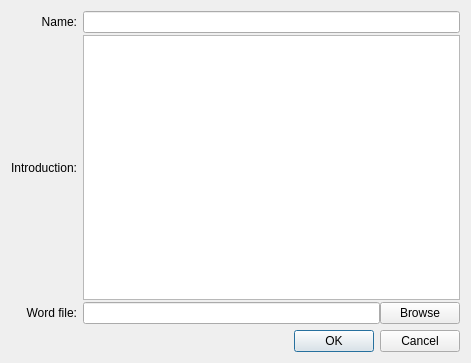
<?xml version="1.0" encoding="UTF-8"?>
<ui version="4.0">
 <class>NewBook</class>
 <widget class="QDialog" name="NewBook">
  <property name="geometry">
   <rect>
    <x>0</x>
    <y>0</y>
    <width>471</width>
    <height>363</height>
   </rect>
  </property>
  <property name="windowTitle">
   <string>New Book</string>
  </property>
  <layout class="QVBoxLayout">
   <item>
    <layout class="QGridLayout" name="gridLayout">
     <property name="verticalSpacing">
      <number>2</number>
     </property>
     <item row="2" column="0">
      <widget class="QLabel" name="label_3">
       <property name="text">
        <string>Word file:</string>
       </property>
       <property name="alignment">
        <set>Qt::AlignRight|Qt::AlignTrailing|Qt::AlignVCenter</set>
       </property>
      </widget>
     </item>
     <item row="0" column="0">
      <widget class="QLabel" name="label">
       <property name="sizePolicy">
        <sizepolicy hsizetype="Preferred" vsizetype="Preferred">
         <horstretch>0</horstretch>
         <verstretch>0</verstretch>
        </sizepolicy>
       </property>
       <property name="font">
        <font>
         <weight>50</weight>
         <bold>false</bold>
        </font>
       </property>
       <property name="text">
        <string>Name:</string>
       </property>
       <property name="alignment">
        <set>Qt::AlignRight|Qt::AlignTrailing|Qt::AlignVCenter</set>
       </property>
      </widget>
     </item>
     <item row="0" column="1">
      <widget class="QLineEdit" name="leName"/>
     </item>
     <item row="1" column="0">
      <widget class="QLabel" name="label_2">
       <property name="text">
        <string>Introduction:</string>
       </property>
       <property name="alignment">
        <set>Qt::AlignRight|Qt::AlignTrailing|Qt::AlignVCenter</set>
       </property>
      </widget>
     </item>
     <item row="1" column="1">
      <widget class="QTextEdit" name="teIntroduction"/>
     </item>
     <item row="2" column="1">
      <layout class="QHBoxLayout" name="horizontalLayout_2">
       <item>
        <widget class="QLineEdit" name="lineSelectedFile">
         <property name="text">
          <string/>
         </property>
         <property name="readOnly">
          <bool>true</bool>
         </property>
        </widget>
       </item>
       <item>
        <widget class="QPushButton" name="pushSelectFile">
         <property name="text">
          <string>Browse</string>
         </property>
        </widget>
       </item>
      </layout>
     </item>
    </layout>
   </item>
   <item>
    <widget class="QDialogButtonBox" name="buttonBox">
     <property name="orientation">
      <enum>Qt::Horizontal</enum>
     </property>
     <property name="standardButtons">
      <set>QDialogButtonBox::Cancel|QDialogButtonBox::Ok</set>
     </property>
    </widget>
   </item>
  </layout>
 </widget>
 <resources/>
 <connections>
  <connection>
   <sender>buttonBox</sender>
   <signal>accepted()</signal>
   <receiver>NewBook</receiver>
   <slot>accept()</slot>
   <hints>
    <hint type="sourcelabel">
     <x>248</x>
     <y>254</y>
    </hint>
    <hint type="destinationlabel">
     <x>157</x>
     <y>274</y>
    </hint>
   </hints>
  </connection>
  <connection>
   <sender>buttonBox</sender>
   <signal>rejected()</signal>
   <receiver>NewBook</receiver>
   <slot>reject()</slot>
   <hints>
    <hint type="sourcelabel">
     <x>316</x>
     <y>260</y>
    </hint>
    <hint type="destinationlabel">
     <x>286</x>
     <y>274</y>
    </hint>
   </hints>
  </connection>
 </connections>
</ui>
